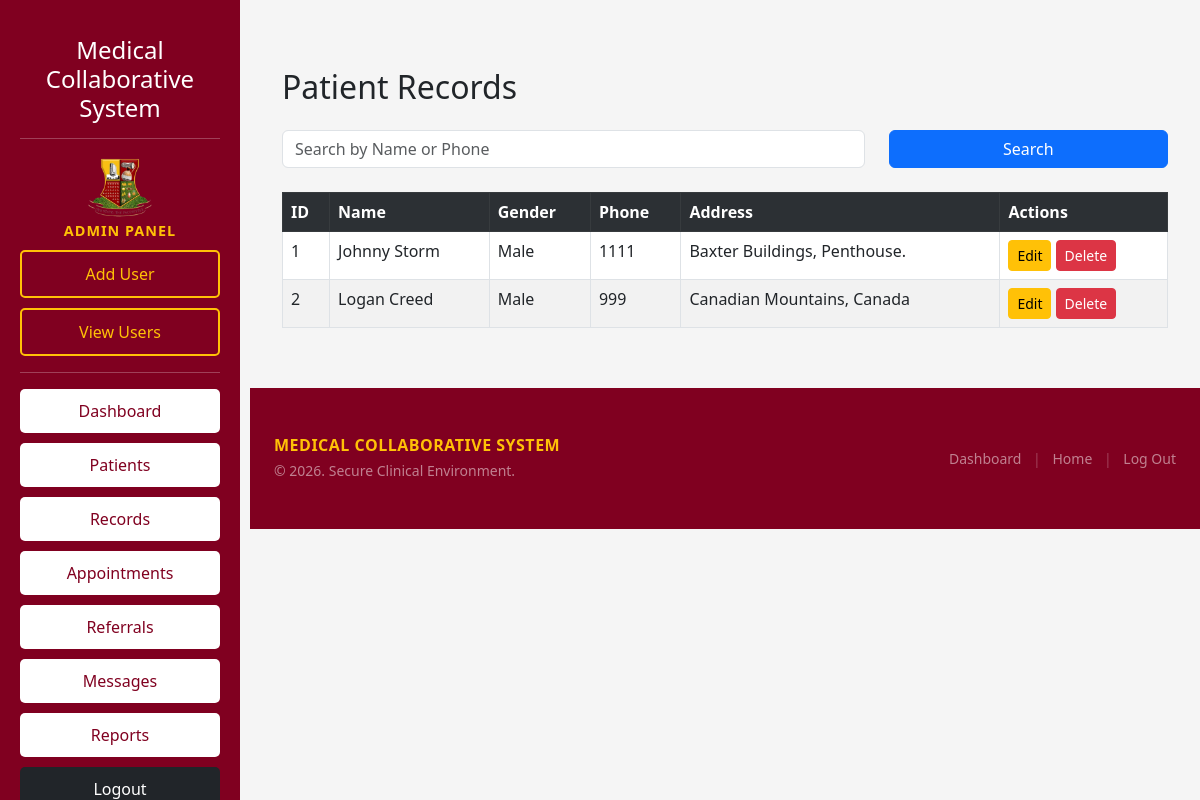
Page /patients/view_patients.php (signed in) on the committed database.
### tables this page shows
CREATE TABLE `patients` (
  `patient_id` int(11) NOT NULL,
  `full_name` varchar(100) DEFAULT NULL,
  `gender` varchar(20) DEFAULT NULL,
  `phone` varchar(20) DEFAULT NULL,
  `address` text DEFAULT NULL
);

### patients/view_patients.php (the view, shortened to what this page needs)
<?php
require_once("../db_connect.php");
$search="";
if(isset($_POST['search']))
{
    $search=$_POST['search_text'];
    $query="SELECT * FROM patients
            WHERE full_name LIKE '%$search%'
            OR phone LIKE '%$search%'";
}
else
{
    $query="SELECT * FROM patients";
}
$result=mysqli_query($conn,$query);
?>
<!DOCTYPE html>
<html>
<head>
<link href=
"https://cdn.jsdelivr.net/npm/bootstrap@5.3.0/dist/css/bootstrap.min.css"
rel="stylesheet">
</head>
<body>
<?php include("../includes/sidebar.php"); ?>
<div class="container-box">
<div class="container mt-4">
<h2 class="mb-4">Patient Records</h2>
<form method="POST" class="mb-4">
<div class="row">
<div class="col-md-8">
<input
type="text"
name="search_text"
class="form-control"
placeholder="Search by Name or Phone"
value="<?php echo $search; ?>">
</div>
<div class="col-md-4">
<button
type="submit"
name="search"
class="btn btn-primary w-100">
Search
</button>
</div>
</div>
</form>
<table class="table table-bordered table-striped">
<tr class="table-dark">
<th>ID</th>
<th>Name</th>
<th>Gender</th>
<th>Phone</th>
<th>Address</th>
<th>Actions</th>
</tr>
<?php
while($row=mysqli_fetch_assoc($result))
{
?>
<tr>
<td><?php echo $row['patient_id']; ?></td>
<td><?php echo $row['full_name']; ?></td>
<td><?php echo $row['gender']; ?></td>
<td><?php echo $row['phone']; ?></td>
<td><?php echo $row['address']; ?></td>
<td>
<a href="edit_patient.php?id=<?php echo $row['patient_id']; ?>"
class="btn btn-warning btn-sm">
Edit
</a>
<?php
if($_SESSION['role']=="Admin")
{
?>
<?php
if($_SESSION['role']=="Admin")
{
?>
<a
href="delete_patient.php?id=<?php echo $row['patient_id']; ?>"
class="btn btn-danger btn-sm"
onclick="return confirm('Are you sure you want to delete this patient?');">
Delete
</a>
<?php
}
?>
<?php
}
?>
</td>
</tr>
<?php
}
?>
</table>
</div>
</div>
<br>
<?php include("../includes/footer.php"); ?>
</body>
</html>

### patients/view_patients.php (style rules this page uses)
body { background:#f5f5f5; }
.container-box { margin-left:250px; padding:20px; }

### rows in the picture
patients: patient_id "1", full_name "Johnny Storm", gender "Male", phone "1111", address "Baxter Buildings, Penthouse."
patients: patient_id "2", full_name "Logan Creed", gender "Male", phone "999", address "Canadian Mountains, Canada"
